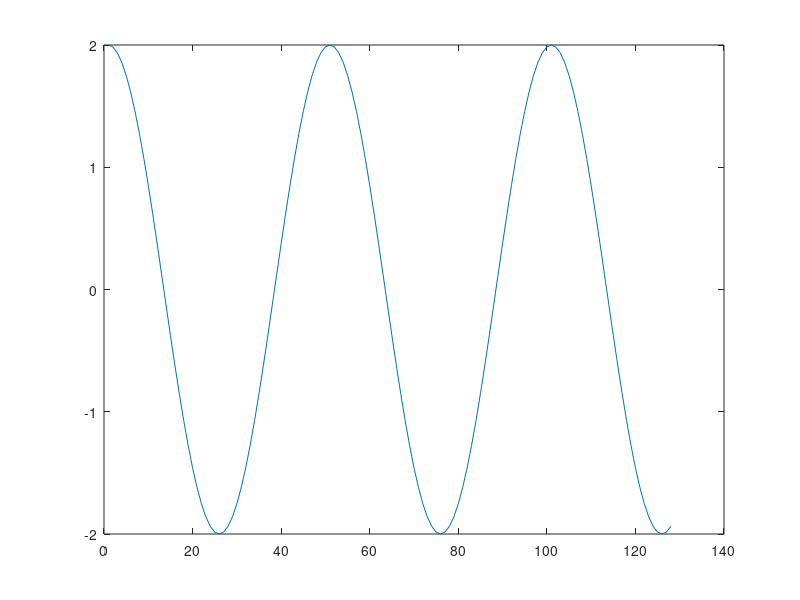

MATLAB code to generate this figure:
% exemplo script, estudo de periodo e taxa de amostragem
clc, clear all, close all % Apaga toda as variaveis da memoria

% Parametros de entrada 
tf= 0.4e-6; % duração do vetor tempo
ti=0; % tempo inicial
tam=128; % qtd de amostras do vetor

% Processamento dos sinais
t=linspace(ti,tf,tam); % Geração do vetor tempo

% Determinação da taxa de amostragem

ta=t(2)-t(1); % Periodo de amostragem

Fs= 1/ta; % taxa de amostragem [amostras/s]

% Demonstração dos resultados
disp(Fs)
 
% Crição do cos
fc= Fs/50;
x = 2*cos(2*pi*fc*t);

plot(x)
